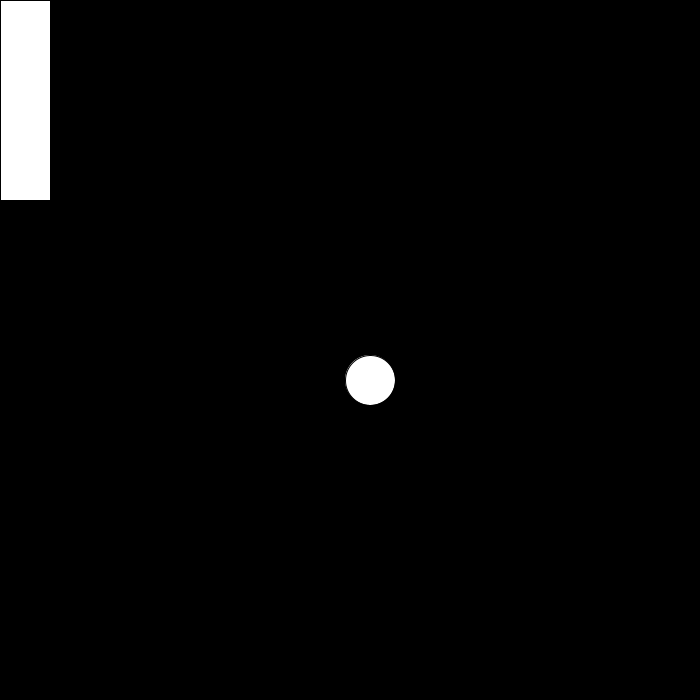
Frame 1 (no input)
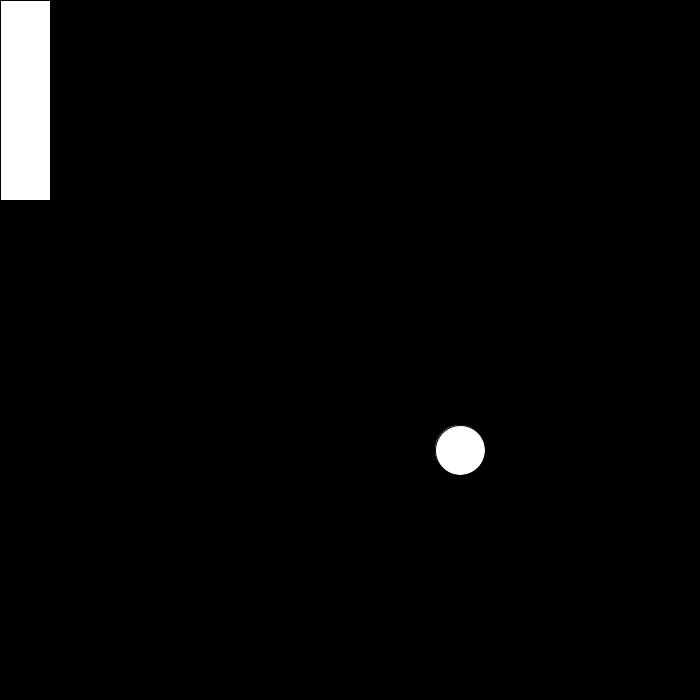
Frame 60 (the mouse pressed at the canvas centre just before this capture)
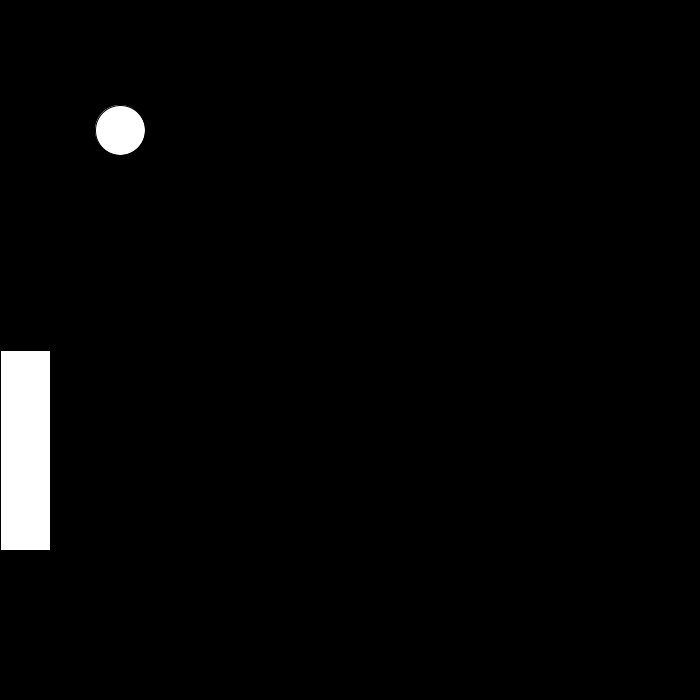
Frame 120 (the mouse held since frame 60 and released just before this capture)

The Processing sketch that drew these frames (run headless with seeded random() and noise(); from frame 60 on, the mouse is pressed at the canvas centre):

// Processing sketch: pong
// ── pong.pde
Ball b;
Joueur j;
void setup() {
  size(700, 700);
  background(0);
  fill(255);
  b = new Ball();
  j = new Joueur();
}


void draw() {
  background(0);
  b.update();
  j.update();
  b.show();
  j.show();
}

// ── ball.pde
class Ball {
  float x, y, vx, vy, r;
  Ball() {
    vx = 10;
    vy = 10;
    r = 50;
    x = width/2 +10;
    y = height/2 +20;
  }

  void update() {
    x += vx;
    y += vy;
    if (x > width || x < 0 || isTouching(j)) {
      vx = -vx;
    }

    if (y > height || y < 0) {
      vy = -vy;
    }
  }

  boolean isTouching(Joueur j) {
    return (x < j.L + r)&&(y < j.y + j.h/2 && y > j.y - j.h/2);
  }


  void show() {
    circle(x, y, r);
  }
}

// ── joueur.pde
class Joueur {
  float x, y, vx, vy, L, h;
  Joueur() {
    vx = 10;
    vy = 10;
    L = 50;
    h = 200;
    x = 0;
    y = height/2;
  }

  void update() {
    y = mouseY;
  }

  void show() {
    fill(255);
    rect(x, y, L, h);
  }
}
